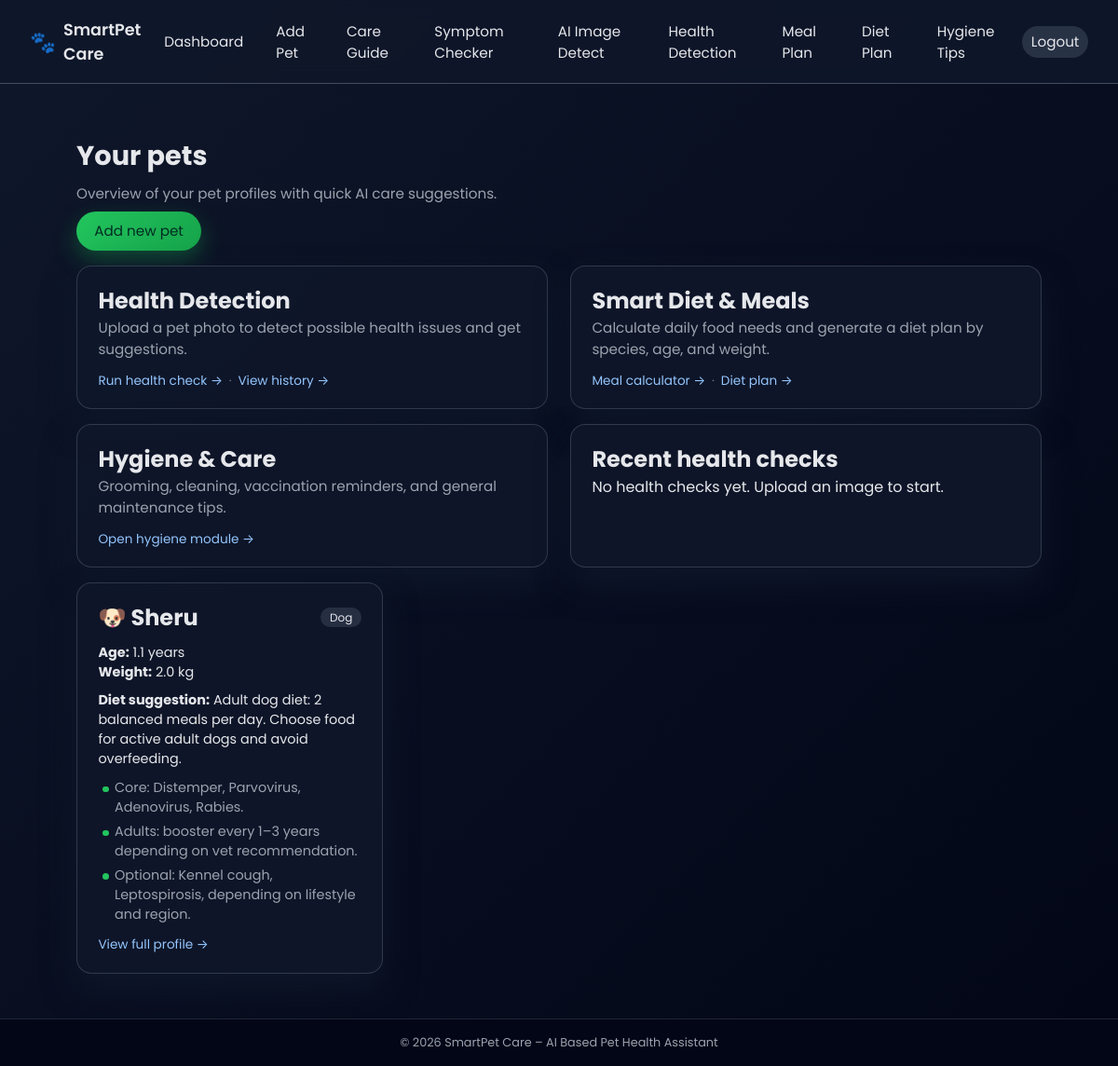
The page /dashboard (signed in) on the database its author committed.
### backend/app.py (models this page shows)
class Pet(db.Model):
    id = db.Column(db.Integer, primary_key=True)
    name = db.Column(db.String(80), nullable=False)
    species = db.Column(db.String(20), nullable=False)
    age_years = db.Column(db.Float, nullable=False)
    weight_kg = db.Column(db.Float, nullable=False)
    created_at = db.Column(db.DateTime, default=datetime.utcnow)
    owner_id = db.Column(db.Integer, db.ForeignKey("user.id"), nullable=False)

### backend/app.py (the view)
@app.route("/dashboard")
@login_required
def dashboard():
    pets = Pet.query.filter_by(owner_id=current_user.id).all()
    recent_checks = (
        HealthCheck.query.filter_by(owner_id=current_user.id)
        .order_by(HealthCheck.created_at.desc())
        .limit(5)
        .all()
    )
    pet_cards = []
    for pet in pets:
        species_key = (pet.species or "").lower()
        species_meta = PET_TYPES.get(species_key, {"label": pet.species.title(), "icon": "🐾"})
        pet_cards.append(
            {
                "pet": pet,
                "species_label": species_meta["label"],
                "icon": species_meta["icon"],
                "diet": suggest_diet(pet.species, pet.age_years, pet.weight_kg),
                "vaccinations": get_vaccination_schedule(pet.species, pet.age_years),
            }
        )
    return render_template("dashboard.html", pet_cards=pet_cards, recent_checks=recent_checks)

### backend/ai_utils.py (called while the page is built, shortened)
def suggest_diet(species: str, age_years: float, weight_kg: float) -> str:
    species = species.lower()
    if species == "dog":
        if age_years < 1:
            return "Puppy diet: 3–4 small meals per day, high-quality puppy kibble rich in protein and DHA."
        if age_years < 7:
            return "Adult dog diet: 2 balanced meals per day. Choose food for active adult dogs and avoid overfeeding."
        return "Senior dog diet: easy-to-digest food, slightly lower calories, and joint-support supplements if vet recommends."

### backend/app.py (called while the page is built)
@login_manager.user_loader
def load_user(user_id):
    return User.query.get(int(user_id))

### backend/templates/dashboard.html (shortened to what this page needs)
{% extends "base.html" %}
{% block content %}
<section class="page-header">
    <h1>Your pets</h1>
    <p class="subtitle">Overview of your pet profiles with quick AI care suggestions.</p>
    <a href="{{ url_for('add_pet') }}" class="btn btn-primary">Add new pet</a>
</section>
<section class="grid grid-2">
    <article class="card">
        <h2>Health Detection</h2>
        <p class="subtitle">Upload a pet photo to detect possible health issues and get suggestions.</p>
        <div class="card-footer">
            <a class="link" href="{{ url_for('health_detect') }}">Run health check →</a>
            <span class="spacer">·</span>
            <a class="link" href="{{ url_for('health_history') }}">View history →</a>
        </div>
    </article>
    <article class="card">
        <h2>Smart Diet &amp; Meals</h2>
        <p class="subtitle">Calculate daily food needs and generate a diet plan by species, age, and weight.</p>
        <div class="card-footer">
            <a class="link" href="{{ url_for('meal_recommendation') }}">Meal calculator →</a>
            <span class="spacer">·</span>
            <a class="link" href="{{ url_for('diet_recommendation') }}">Diet plan →</a>
        </div>
    </article>
</section>
<section class="grid grid-2">
    <article class="card">
        <h2>Hygiene &amp; Care</h2>
        <p class="subtitle">Grooming, cleaning, vaccination reminders, and general maintenance tips.</p>
        <div class="card-footer">
            <a class="link" href="{{ url_for('hygiene_module') }}">Open hygiene module →</a>
        </div>
    </article>
    <article class="card">
        <h2>Recent health checks</h2>
        {% if recent_checks %}
            <ul class="bullet-list">
                {% for c in recent_checks %}
                    <li>
                        <strong>{{ c.condition }}</strong>
                        {% if c.issue %} — {{ c.issue }}{% endif %}
                        ({{ (c.confidence * 100) | round(1) }}%)
                    </li>
                {% endfor %}
            </ul>
            <div class="card-footer">
                <a class="link" href="{{ url_for('health_history') }}">See all history →</a>
            </div>
        {% else %}
            <p>No health checks yet. Upload an image to start.</p>
        {% endif %}
    </article>
</section>
{% if pet_cards %}
    <section class="grid">
        {% for card in pet_cards %}
            <article class="card card-pet">
                <header class="card-header">
                    <h2>{{ card.icon }} {{ card.pet.name }}</h2>
                    <span class="tag">{{ card.species_label }}</span>
                </header>
                <div class="card-body">
                    <p><strong>Age:</strong> {{ "%.1f"|format(card.pet.age_years) }} years</p>
                    <p><strong>Weight:</strong> {{ "%.1f"|format(card.pet.weight_kg) }} kg</p>
                    <p class="card-highlight"><strong>Diet suggestion:</strong> {{ card.diet }}</p>
                    <ul class="bullet-list">
                        {% for v in card.vaccinations %}
                            <li>{{ v }}</li>
                        {% endfor %}
                    </ul>
                </div>
                <footer class="card-footer">
                    <a href="{{ url_for('pet_detail', pet_id=card.pet.id) }}" class="link">View full profile →</a>
                </footer>
            </article>
        {% endfor %}
    </section>
{% else %}
    <section class="empty-state">
        <p>You have not added any pets yet.</p>
        <a href="{{ url_for('add_pet') }}" class="btn btn-primary">Add your first pet</a>
    </section>
{% endif %}
{% endblock %}

### backend/static/css/style.css (style rules this page uses)
*, *::before, *::after { box-sizing: border-box; margin: 0; padding: 0; }
body { font-family: "Poppins", system-ui, -apple-system, BlinkMacSystemFont, "Segoe UI", sans-serif; background: linear-gradient(135deg, #0f172a, #020617); color: #e5e7eb; min-height: 100vh; display: flex; flex-direction: column; }
a { color: inherit; text-decoration: none; }
.tag { display: inline-flex; align-items: center; padding: 0.1rem 0.6rem; border-radius: 999px; font-size: 0.75rem; background: rgba(148, 163, 184, 0.18); color: #e5e7eb; }
.btn { border-radius: 999px; border: none; padding: 0.6rem 1.2rem; font-size: 0.95rem; cursor: pointer; display: inline-flex; align-items: center; justify-content: center; gap: 0.3rem; transition: transform 0.1s ease, box-shadow 0.1s ease, background 0.15s ease; text-decoration: none; }
.btn-primary { background: linear-gradient(135deg, #22c55e, #16a34a); color: #022c22; box-shadow: 0 10px 25px rgba(22, 163, 74, 0.4); }
.page-header { margin: 1.5rem 0 1rem; }
.page-header h1 { font-size: 1.8rem; margin-bottom: 0.4rem; }
.subtitle { color: #9ca3af; font-size: 0.95rem; margin-bottom: 0.5rem; }
.grid { display: grid; grid-template-columns: repeat(auto-fill, minmax(260px, 1fr)); gap: 1.5rem; margin-top: 1rem; }
.grid-2 { grid-template-columns: repeat(auto-fit, minmax(280px, 1fr)); }
.card { background: rgba(15, 23, 42, 0.95); border-radius: 1rem; padding: 1.2rem 1.4rem; box-shadow: 0 18px 35px rgba(15, 23, 42, 0.85); border: 1px solid rgba(148, 163, 184, 0.25); }
.card-header { display: flex; justify-content: space-between; align-items: center; margin-bottom: 0.6rem; }
.card-body { font-size: 0.9rem; color: #e5e7eb; }
.card-footer { margin-top: 0.8rem; font-size: 0.85rem; color: #93c5fd; }
.card-highlight { margin-top: 0.6rem; margin-bottom: 0.6rem; }
.bullet-list { list-style: none; margin-top: 0.4rem; font-size: 0.9rem; color: #9ca3af; }
.bullet-list li { margin-bottom: 0.3rem; position: relative; padding-left: 1.1rem; }
.bullet-list li::before { content: ""; position: absolute; left: 0.3rem; top: 0.55rem; width: 0.4rem; height: 0.4rem; border-radius: 999px; background: #22c55e; }
.spacer { color: rgba(148, 163, 184, 0.7); padding: 0 0.2rem; }
.link { color: #93c5fd; }

### rows shown on the page
Pet: icon "🐶", pet.name "Sheru", species_label "Dog", pet.age_years "1.1", pet.weight_kg "2.0", diet "Adult dog diet: 2 balanced meals per day. Choose food for active adult dogs and avoid overfeeding.", vaccinations "Core: Distemper, Parvovirus, Adenovirus, Rabies." "Adults: booster every 1–3 years depending on vet recommendation." "Optional: Kennel cough, Leptospirosis, depending on lifestyle and region."

### other values the page prints
{{ 2026 }} "2026"
